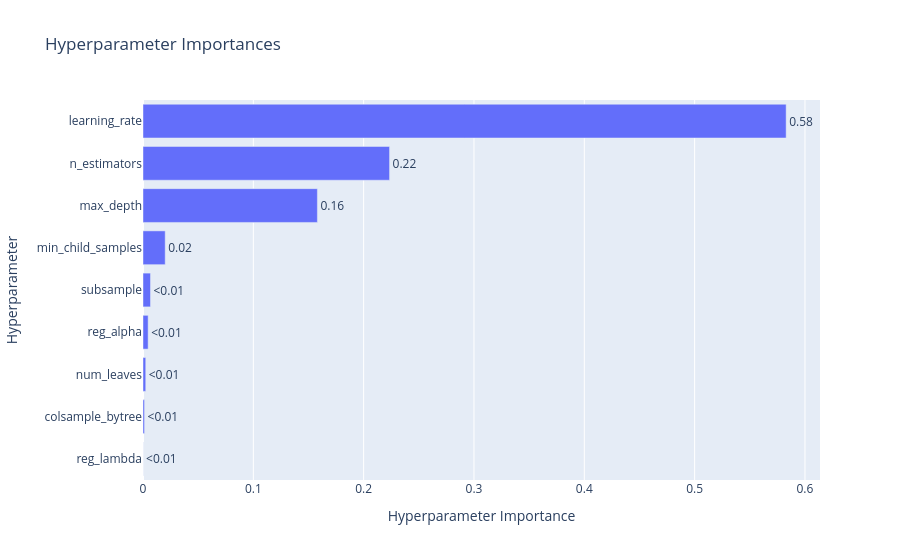

Source (notebook cell):
### Code cell
optuna.visualization.plot_param_importances(lgbm_study).show()

### Figure 1 — Plotly figure (JSON) as saved in the notebook; plotly's stock layout.template omitted (floating-point values rounded to 4 significant figures)
{"data": [{"cliponaxis": false, "hovertemplate": ["reg_lambda (FloatDistribution): 5.928679533081032e-05<extra></extra>", "colsample_bytree (FloatDistribution): 0.0013849057823504605<extra></extra>", "num_leaves (IntDistribution): 0.0024844799235923917<extra></extra>", "reg_alpha (FloatDistribution): 0.0046586970488930275<extra></extra>", "subsample (FloatDistribution): 0.006788222714047148<extra></extra>", "min_child_samples (IntDistribution): 0.020125302342298944<extra></extra>", "max_depth (IntDistribution): 0.15806376480269027<extra></extra>", "n_estimators (IntDistribution): 0.22348607779826316<extra></extra>", "learning_rate (FloatDistribution): 0.5829492627925339<extra></extra>"], "name": "Objective Value", "orientation": "h", "text": ["<0.01", "<0.01", "<0.01", "<0.01", "<0.01", "0.02", "0.16", "0.22", "0.58"], "textposition": "outside", "type": "bar", "x": [5.929e-05, 0.001385, 0.002484, 0.004659, 0.006788, 0.02013, 0.1581, 0.2235, 0.5829], "y": ["reg_lambda", "colsample_bytree", "num_leaves", "reg_alpha", "subsample", "min_child_samples", "max_depth", "n_estimators", "learning_rate"]}], "layout": {"title": {"text": "Hyperparameter Importances"}, "xaxis": {"title": {"text": "Hyperparameter Importance"}}, "yaxis": {"title": {"text": "Hyperparameter"}}}}
